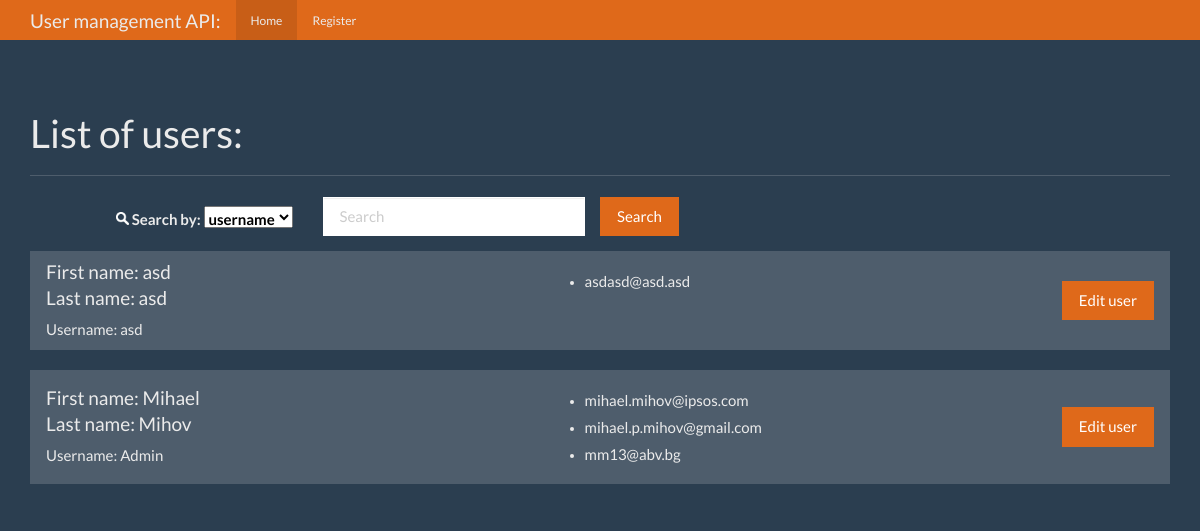
Before: / with the older database file.
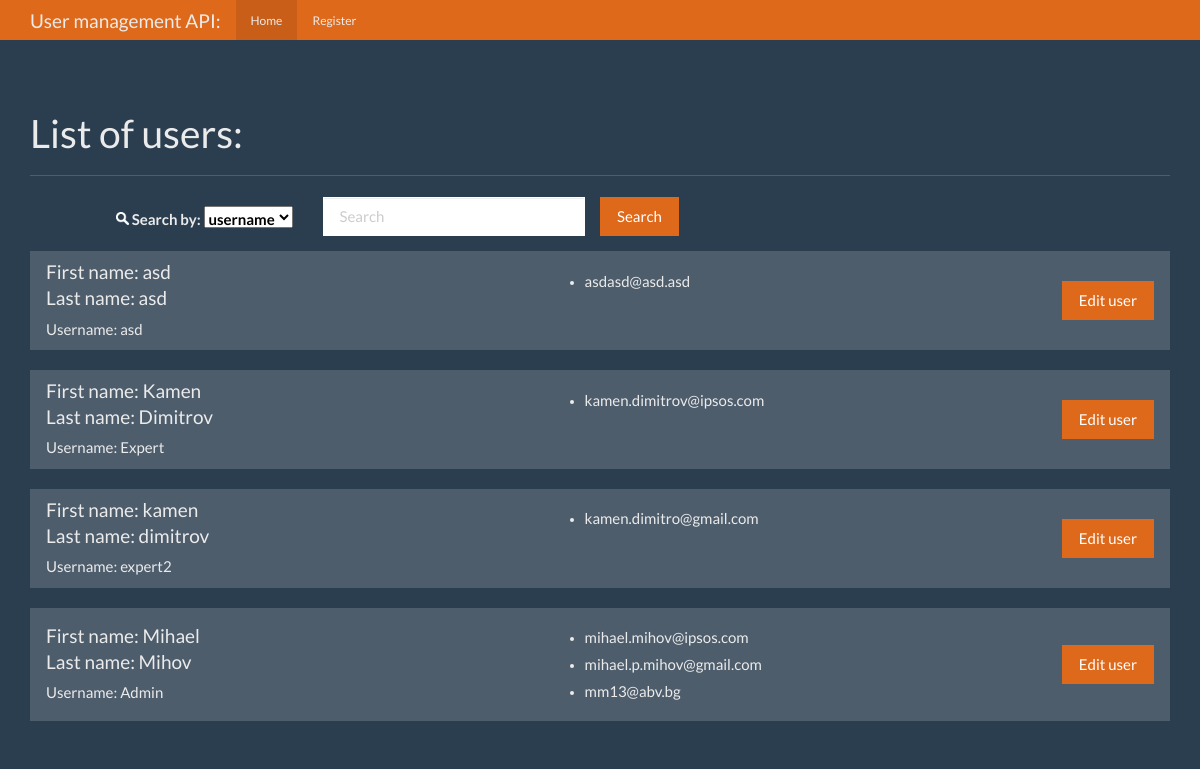
After: the same page with the newer database file.
### app.py (models this page shows, shortened)
class Users(db.Model):
    id = db.Column(db.Integer, primary_key=True, nullable=False)
    username = db.Column(db.String(80), unique=True, nullable=False)
    firstname = db.Column(db.String(80), nullable=False)
    lastname = db.Column(db.String(80), nullable=False)
    emails = db.relationship('Emaildb', backref='users', lazy='dynamic')

class Emaildb(db.Model):
    id = db.Column(db.Integer, primary_key=True)
    email = db.Column(db.String(120), nullable=False)
    user_id = db.Column(db.Integer, db.ForeignKey('users.id'))

### app.py (the view, shortened to what this page needs)
@app.route('/', methods=['GET', 'POST'])
def index():
    sel1 = sel2 = ""
    if request.method == 'GET':
        sel1 = "selected"
        users = Users.query.order_by(func.lower(Users.firstname)).all()
        return render_template('home.html', sel1=sel1, sel2=sel2, users=users)

### templates/home.html (shortened to what this page needs)
{% extends "base.html" %}
  {% block body %}
    <nav class="navbar navbar-inverse navbar-fixed-top">
      <div class="container">
        <div class="navbar-header">
          <a class="navbar-brand" href="{{ url_for('index') }}">User management API:</a>
        </div>
        <div id="navbar" class="navbar-nav mr-auto">
          <ul class="nav navbar-nav">
            <li class="active"><a href="{{ url_for('index') }}">Home</a></li>
            <li><a href="{{ url_for('register') }}">Register</a></li>
          </ul>
        </div>
      </div>
    </nav>
    <div class="container theme-showcase" role="main">
      <div class="page-header">
        <h1>List of users:</h1>
      </div>
      <form class="form-horizontal" method="POST" action="{{ url_for('index') }}">
        <fieldset>
          <div class="form-group">
            <label for="find_user" class="col-lg-3 control-label" style="font-size: 1em;"><img src="{{ url_for('static', filename='search.png') }}" height="13px" style="vertical-align: baseline;"> Search by:
              <select name='search_by' style="color: black;">
                <option value="1" {{ sel1 }}>username</option>
              </select>
            </label>
            <div>
              <div class="col-lg-3"><input type="text" class="form-control" name="find_user" placeholder="Search"></div>
              <div><button type="submit" class="btn btn-primary">Search</button></div>
            </div>
          </div>
        </fieldset>
      </form>
      {% for user in users %}
      <div class="row">
        <div class="col-lg-12">
          <div class="list-group">
            <div class="list-group-item">
              <table style="width: 100%;">
                <tr>
                  <td style="width: 45%;">
                    <h4 class="list-group-item-heading">First name: {{ user.firstname }} </h4>
                    <h4 class="list-group-item-heading">Last name: {{ user.lastname }} </h4>
                    <h5 class="list-group-item-text">Username: {{ user.username }}</h5>
                  </td>
                  <td style="float: left;">
                    <ul>
                      {% for email in user.emails.all() %}
                      {% if email.user_id == user.id %}
                      <li><h5>{{ email.email }}</h5></li>
                      {% endif %}
                      {% endfor %}
                    </ul>
                  </td>
                  <td style="width: 15%;"><a href="{{ url_for('edit', user_id=user.id) }}"  class="btn btn-primary" style="float: right;">Edit user</a></td>
                </tr>
              </table>
            </div>
          </div>
        </div>
      </div>
      {% endfor %}
    </div>
  {% endblock %}

### templates/base.html (shortened to what this page needs)
<!DOCTYPE html>
<html lang="en">
  <head>
    <link href="{{ url_for('static', filename='bootstrap.min.css') }}" rel="stylesheet">
    <link href="{{ url_for('static', filename='theme.css') }}" rel="stylesheet">
  </head>
  <body>
  {% block body %} {% endblock %}
  </body>
</html>

### static/theme.css (style rules this page uses)
body { padding-top: 70px; padding-bottom: 30px; }

Changed rows visible on the page:
added Users: firstname "Kamen", lastname "Dimitrov", username "Expert"
added Emaildb: email "kamen.dimitrov@ipsos.com", shown under "Kamen"
added Users: firstname "kamen", lastname "dimitrov", username "expert2"
added Emaildb: email "kamen.dimitro@gmail.com", shown under "kamen"
